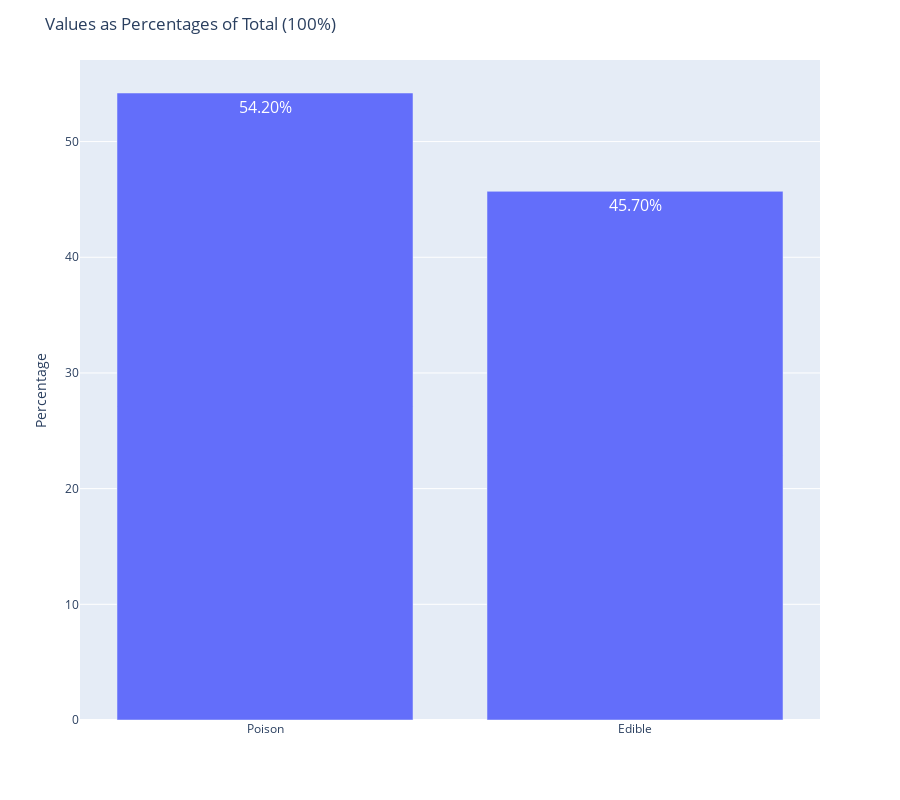

The code cell stored with this chart in its notebook:
### Code cell
class_df = pd.DataFrame({
    'Values': ['Poison', 'Edible'],
    'Percentages': [54.2, 45.7]
})

fig = px.bar(class_df, x='Values', y='Percentages', text='Percentages',
             labels={'Percentages': 'Percentages'},
            )


fig.update_layout(title='Values as Percentages of Total (100%)', xaxis_title='', yaxis_title='Percentage', height=800)
fig.update_traces(texttemplate='%{text:.2f}%', textposition='inside', textfont_size=16)


fig.show()

### Figure 1 — Plotly figure (JSON) as saved in the notebook; plotly's stock layout.template omitted (floating-point values rounded to 4 significant figures)
{"data": [{"alignmentgroup": "True", "hovertemplate": "Values=%{x}<br>Percentages=%{text}<extra></extra>", "legendgroup": "", "marker": {"color": "#636efa", "pattern": {"shape": ""}}, "name": "", "offsetgroup": "", "orientation": "v", "showlegend": false, "text": [54.2, 45.7], "textfont": {"size": 16}, "textposition": "inside", "texttemplate": "%{text:.2f}%", "type": "bar", "x": ["Poison", "Edible"], "xaxis": "x", "y": [54.2, 45.7], "yaxis": "y"}], "layout": {"barmode": "relative", "height": 800, "legend": {"tracegroupgap": 0}, "margin": {"t": 60}, "title": {"text": "Values as Percentages of Total (100%)"}, "xaxis": {"anchor": "y", "domain": [0, 1], "title": {"text": ""}}, "yaxis": {"anchor": "x", "domain": [0, 1], "title": {"text": "Percentage"}}}}
